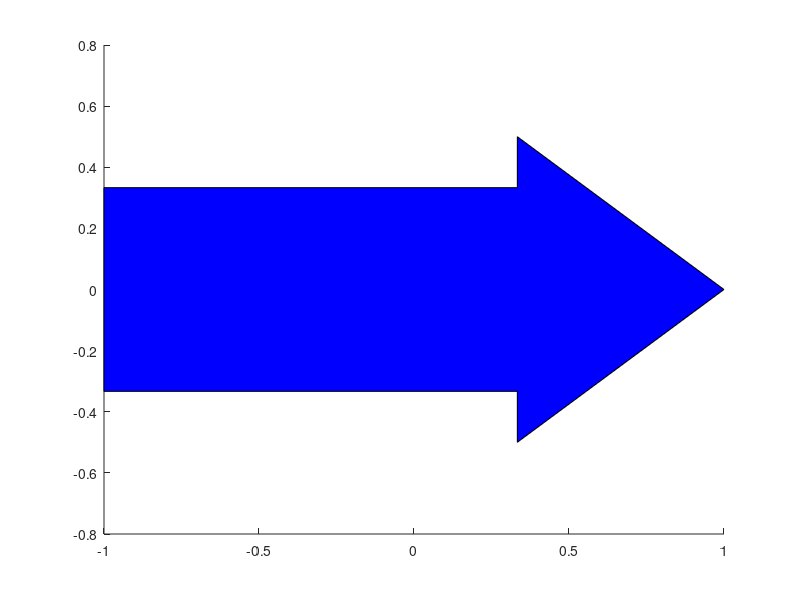

MATLAB code for this plot: (Note: this script raises an error after producing the figure.)
% M_rb * nu_dot + C_rb(nu)*nu = tau_rb
%
% nu = [u, v, w, p, q, r]'; in body frame
% tau_rb = [X, Y, Z, K, M, N]'; in body frame
% 
%
% b = [0, 0.1]';
%
% u = sin(t);


% Legg til gravitasjon !!!

% Legg til krefter (i tau) som tar inn geometri fra vingen og produserer
% en kraftfunksjon

% Finn angrepsvinkel for å finne kraften. 

% "Trim" er basisinnstilling når flyr stabilt.
%  Lag en vingemodul

% Finite wing analysis heter greia som hjelper med dette

% Sett på to vinger, 

% ship parameters 
m = 10;          % mass (kg)
Iz = 500;         % yaw moment of inertia (kg m^3)
xg = 0;              % CG x-ccordinate (m)

% Aero parameters
rho = 1.112; %air density at 1000m above sea level https://www.engineeringtoolbox.com/standard-atmosphere-d_604.html

h = 0.01; %timestep

iterations = 200;

% rigid-body mass matrix
MRB = [ m 0    0 
        0 m    m*xg
        0 m*xg Iz ];
Minv = inv(MRB);

B = eye(3);

nus = zeros(3,iterations);
etas = zeros(3,iterations);

us = zeros(3,iterations);

us(1,:) = 100*sin(linspace(0,10,iterations));%0.1 * ones(1,iterations);%  %;
us(2,:) = 10*ones(1,iterations);
us(3,:) = 100*ones(1,iterations);

eta_init = [0, 0, 0]'; % x, z, theta in inertial frame
nu_init = [0, 0, 0]'; % v(velocity_x), w(velocity_z), omega(rot_velocity) in body frame

nus(:,1) = nu_init;
etas(:,1) = eta_init;

%main loop

t = zeros(1,iterations);


x = [-1  , 1/3, 1/3, 1, 1/3, 1/3,-1  ];
y = [-1/3,-1/3,-1/2, 0, 1/2, 1/3, 1/3];
g = hgtransform;
patch('XData',x,'YData',y,'FaceColor','blue','Parent',g)
hold off

%h_fig = figure;



for i = 1:iterations-1
    t(i) = (i-1)*h;
    nu = nus(:,i);
    eta = etas(:,i);
    u = us(:,i);

%     k = waitforbuttonpress;
%     % 28 leftarrow
%     % 29 rightarrow
%     % 30 uparrow
%     % 31 downarrow
%     value = double(get(gcf,'CurrentCharacter'));
%     disp(value)


    % Add Aerodynamic forces
    %rho = Air density
    %V_a = Velocity of vehicle through surrounding air mass
    %S = Planform area of wing (overflateareal)
    %C_L = Coefficient of lift
    %C_D = Coefficient of drag
    %C_M = Coefficient of aero moment drag
    %c = Mean  chord of wing (arm from center of pressure to CG(?))

    %F_lift = 0.5 * rho * V_a*V_a * S * C_L %Lift force in stability frame
    %F_drag = 0.5 * rho * V_a*V_a * S * C_D %Drag force in stability frame
    %M_aero = 0.5 * rho * V_a*V_a * S * c * C_M % Drag moment in stability
    
    %From stability frame to body frame:
    %[F_x;F_z] = [cos(alpha), -sin(alpha); sin(alpha), cos(alpha)];

    % Add gravity:
    G = -m * 9.81; %in inertial frame   



    %transfer to body-frame TODO: use Rzyx
    X = cos(eta(3))*G; 
    Z = sin(eta(3))*G;


    F_lift = 0.5 * rho * V_a*V_a * S * C_L;
    F_drag = 0.5 * rho * V_a*V_a * S * C_D;
    %M_aero = 0.5 * rho * V_a*V_a * S * c * C_M; 
    
    u(1) = Z;
    u(2) = X;


    tau = B * u;

    % state-dependent time-varying matrices
    CRB = m * nu(3) * [ 0 -1 -xg 
                    1  0  0 
                    xg 0  0  ];

    R = Rzyx(0,0,eta(3)); %Rotation matrix from body to inertial


    nu_dot = Minv * (tau - CRB * nu);

    eta_dot = R * nu;

    nu = nu + h * nu_dot;
    eta = eta + h * eta_dot;

    eta_anim = [eta(1), eta(2), 0];
    eta_anim_prev = [etas(1,i), etas(2,i), 0];
    
    g.Matrix = makehgtform('translate',eta_anim_prev + t(i)*(eta_anim-eta_anim_prev), ...
                         'zrotate',etas(3,i) + t(i)*(eta(3)-etas(3,i)));
    drawnow
    
    nus(:,i+1) = nu;
    etas(:,i+1) = eta;

    xlim([-5 5]+eta(1));
    ylim([-5 5]+eta(2));
    pause(h); %This relates to the perceived time spent in the simulation. Relate to time t. TODO

end


